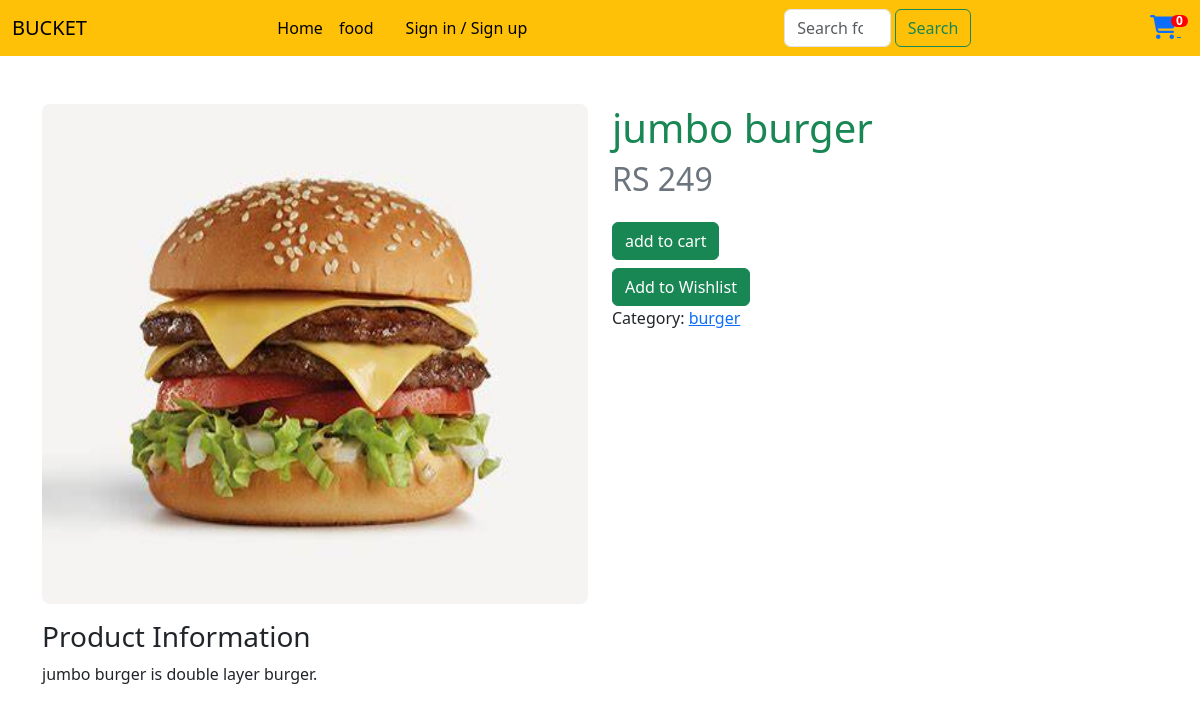
The page /product/pr3 on the database its author committed.
### capp/models.py (models this page shows)
class product(models.Model):
     product_id=models.CharField(max_length=100)
     product_name=models.CharField(max_length=100)
     image=models.ImageField(upload_to='product')
     description=models.CharField(max_length=300)
     price=models.IntegerField()
     category=models.CharField(max_length=1300,default='')

### capp/views.py (the view)
# urls.py: path('product/<pid>',views.product,name='product'),
def product(request,pid):
  print("Hello World")
  product=product2.objects.get(product_id=pid)
  product_val={
    'product':product2.objects.get(product_id=pid),
    'rproduct':product2.objects.filter(category=product.category).all().order_by('id')
  }
  return render(request,'product.html',product_val)

### capp/templates/product.html (shortened to what this page needs)
{% extends 'home.html'%}
{% load static %}
{% block content %}
    <main class="main mt-5">
        <div class="page-content">
            <div class="container">
                <div class="product-details-top">
                    <div class="row">
                        <div class="col-md-6">
                            <div class="product-gallery product-gallery-vertical">
                                <div class="row">
                                    <figure class="product-main-image">
                                            <a href="{{product.image.url}}">
                                                <img src="{{product.image.url}}" alt="Product image" class="card-img-top rounded-3" height="500px" >
                                    </figure>
                                </div>
                            </div>
                        </div>
                        <div class="col-md-6">
                            <div class="product-details">
                                <h1 class="product-title text-success">{{product.product_name}}</h1>
                                <div class="product-price text-secondary">
                                   <h2>RS {{product.price}}</h2>
                                </div>
                                <div class="product-details-action mt-4">
                                    <button class=" btn btn-success btn-product btn-cart" id="cartBtn"
                                        onclick="addToCart({{product.id}},{{product.price}})"><span>add to
                                            cart</span></button>
                                    <div class="details-action-wrapper mt-2">
                                        <button class="btn btn-success" onclick="addToWhishlist({{product.id}})" class="btn-product btn-wishlist" title="Wishlist"><span>Add to
                                                Wishlist</span></button>
                                    </div>
                                </div>
                                <div class="product-details-footer">
                                    <div class="product-cat">
                                        <span>Category:</span>
                                        <a href="#">{{product.category}}</a>
                                    </div>
                                </div>
                            </div>
                        </div>
                    </div>
                </div>
                <div class="product-details-tab">
                    <div class="tab-content">
                        <div class="tab-pane fade show active" id="product-desc-tab" role="tabpanel"
                            aria-labelledby="product-desc-link">
                            <div class="product-desc-content">
                                <h3>Product Information</h3>
                                <p>{{product.description}} </p>
                            </div>
                        </div>
                    </div>
                </div>
            </div>
        </div>
    </main>
{% endblock content %}

### rows shown on the page
product: image (picture), product_name "jumbo burger", price "249", category "burger", description "jumbo burger is double layer burger."
